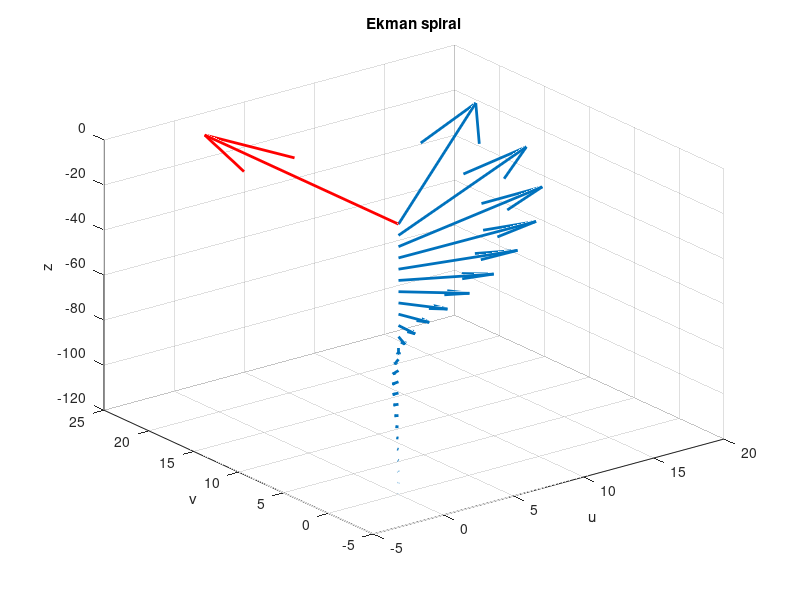

Source code (MATLAB):
%% Program to plot Ekman spiral
%% Input section
clear all; close all;
i=sqrt(-1)                   % To make sure i is the complex i
h=120;                       % Water depth
nut=.02;                     % (constant) turbulence viscosity
phi=51;                      % Latitude (deg.)
rho=1000;                    % Water density
tauwx=0;                     % Wind shear stress x-direction
tauwy=1;                     % Wind shear stress y-direction
tau=tauwx+tauwy*i;           % Shear stress vector 
                             % in complex notation
f=2*7.27e-5*sin(phi*pi/180); % Coriolis coefficient
dek=sqrt(2*nut/f)            % Ekman depth
dz=5;                        % Vertical step size
zek=[-h:dz:0];               % Vertical coordinate
%% Define some additional matrices for plotting purposes
xek=zeros(size(zek));        
yek=zeros(size(zek));
taux=zeros(size(zek));
tauy=zeros(size(zek));
taux(end)=tauwx;
tauy(end)=tauwy;
%% Solution of Ekman spiral
s=tau*dek/rho/(1+i)/nut*exp((1+i)/dek*zek);
uek=real(s);
vek=imag(s);
%% Plot results
figure(1);
quiver3(xek,yek,zek,uek,vek,zeros(size(vek)),'linewidth',2);
hold on
quiver3(xek,yek,zek,taux,tauy,zeros(size(tauy)),'r','linewidth',2);
title('Ekman spiral')
xlabel('u');ylabel('v');
zlabel('z')